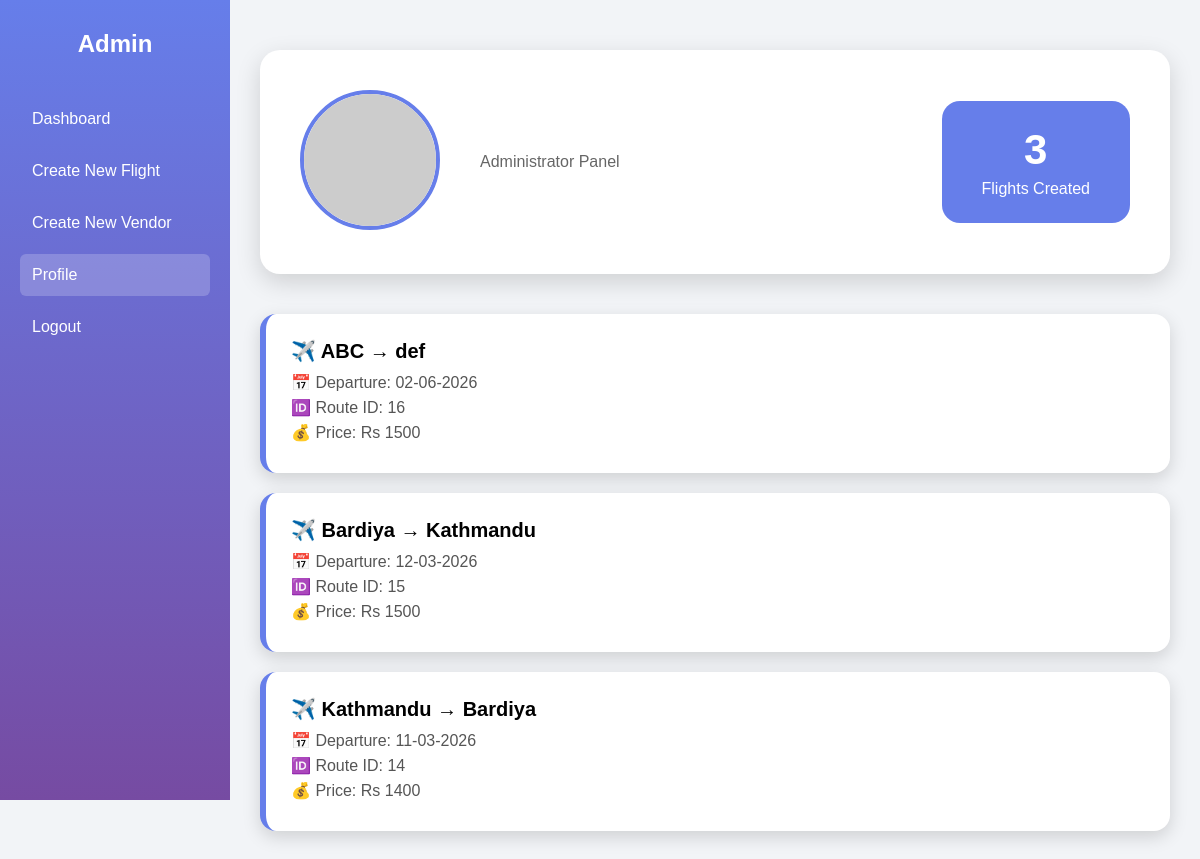
/admin/profile.php, run on the app's committed database.
### tables this page shows
CREATE TABLE `routes` (
  `route_id` int(11) NOT NULL,
  `source` varchar(50) NOT NULL,
  `destination` varchar(50) NOT NULL,
  `departure_date` date NOT NULL,
  `total_seats` int(11) NOT NULL,
  `seats_left` int(11) NOT NULL,
  `price` int(11) NOT NULL
);

### admin/profile.php (the view, shortened to what this page needs)
<?php
include "admin_db.php";
$username = $_SESSION['username'];
$countSql = "SELECT COUNT(*) AS total FROM routes";
$countRes = $conn->query($countSql);
$count = $countRes->fetch_assoc()['total'];
$sql = "
SELECT
    route_id,
    source,
    destination,
    departure_date,
    price
FROM routes
ORDER BY route_id DESC
";
$result = $conn->query($sql);
?>
<!DOCTYPE html>
<html>
<head>
</head>
<body>
<div class="sidebar">
    <h2>Admin</h2>
    <a href="dashboard.php">Dashboard</a>
    <a href="new_flight.php">Create New Flight</a>
    <a href="new_vendor.php">Create New Vendor</a>
    <a href="profile.php" class="active">Profile</a>
    <a href="logout.php">Logout</a>
</div>
<div class="main">
    <div class="profile-top">
        <div class="avatar">
            <img src="https://ui-avatars.com/api/?name=<?php echo $username; ?>&background=667eea&color=fff&size=200">
        </div>
        <div class="info">
            <p>Administrator Panel </p>
        </div>
        <div class="tickets-box">
            <h2><?php echo $count; ?></h2>
            <p>Flights Created</p>
        </div>
    </div>
    <div class="tickets">
        <?php
        if ($result->num_rows > 0) {
            while ($row = $result->fetch_assoc()) {
        ?>
        <div class="ticket">
            <div class="route">
                ✈️ <?php echo $row['source']." → ".$row['destination']; ?>
            </div>
            <div class="meta">📅 Departure: <?php echo date("d-m-Y", strtotime($row['departure_date'])); ?></div>
            <div class="meta">🆔 Route ID: <?php echo $row['route_id']; ?></div>
            <div class="meta">💰 Price: Rs <?php echo $row['price']; ?></div>
        </div>
        <?php
            }
        } else {
            echo "<div class='empty'>No flights created yet</div>";
        }
        ?>
    </div>
</div>
</body>
</html>

### admin/profile.php (style rules this page uses)
* { margin:0; padding:0; box-sizing:border-box; font-family: Arial, sans-serif; }
body { background:#f2f4f7; display:flex; }
.sidebar { width:230px; height:100vh; background:linear-gradient(180deg,#667eea,#764ba2); color:white; padding:30px 20px; position:fixed; }
.sidebar h2 { text-align:center; margin-bottom:40px; }
.sidebar a { display:block; padding:12px; margin-bottom:10px; color:white; text-decoration:none; border-radius:6px; }
.sidebar a.active, .sidebar a:hover { background:rgba(255,255,255,0.2); }
.main { margin-left:230px; padding:50px 30px; width:calc(100% - 230px); }
.profile-top { background:white; padding:40px; border-radius:20px; box-shadow:0 8px 25px rgba(0,0,0,0.15); display:flex; align-items:center; gap:40px; margin-bottom:40px; }
.avatar img { width:140px; height:140px; border-radius:50%; border:4px solid #667eea; }
.info p { color:#666; }
.tickets-box { margin-left:auto; background:#667eea; color:white; padding:25px 40px; border-radius:18px; text-align:center; }
.tickets-box h2 { font-size:42px; }
.tickets-box p { font-size:16px; margin-top:6px; }
.tickets { display:flex; flex-direction:column; gap:20px; }
.ticket { background:white; padding:25px; border-radius:16px; box-shadow:0 6px 18px rgba(0,0,0,0.15); border-left:6px solid #667eea; }
.route { font-size:20px; font-weight:bold; margin-bottom:10px; }
.meta { color:#555; margin:6px 0; }

### data on the page
routes: source "ABC", destination "def", departure_date "02-06-2026", route_id "16", price "1500"
routes: source "Bardiya", destination "Kathmandu", departure_date "12-03-2026", route_id "15", price "1500"
routes: source "Kathmandu", destination "Bardiya", departure_date "11-03-2026", route_id "14", price "1400"

### other printed values
$count "3"
